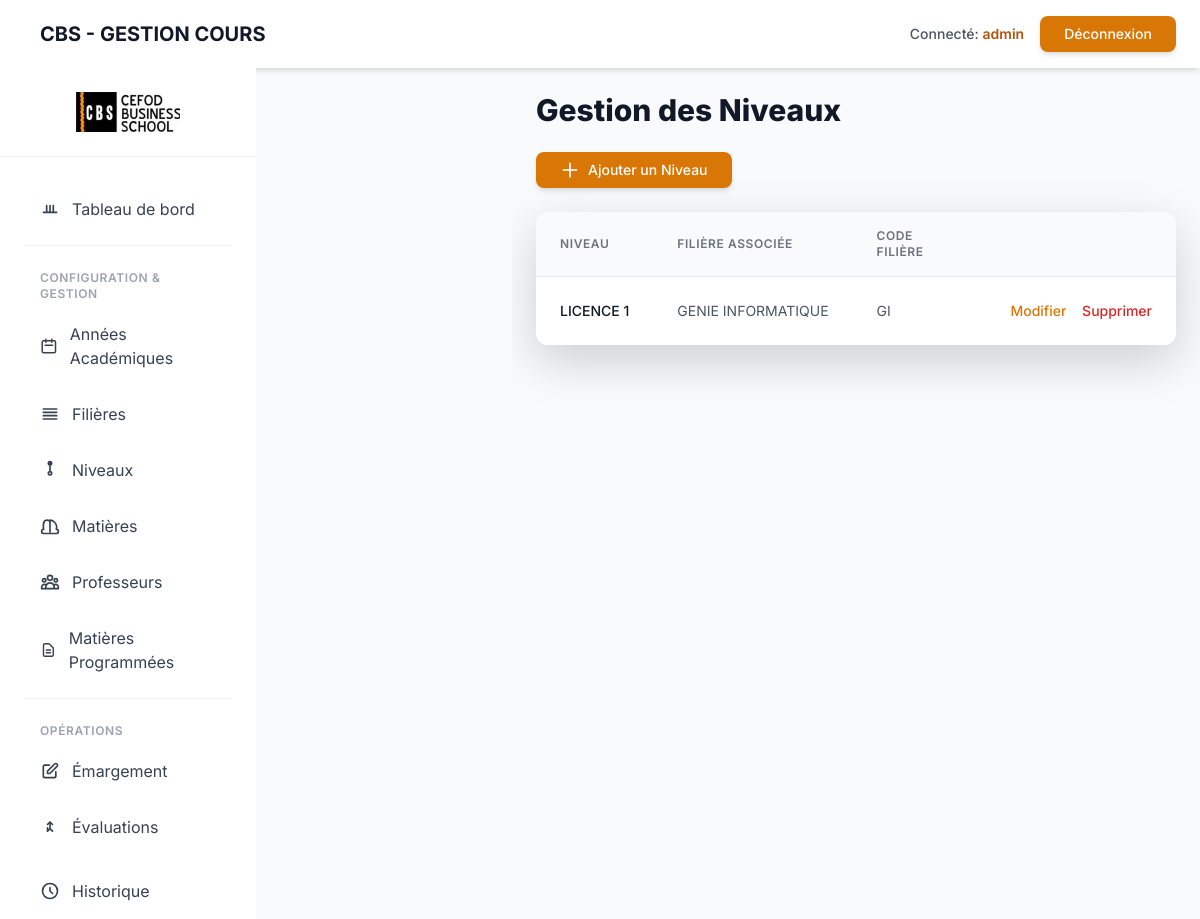
Page /ap/niveaux/ (signed in) on the earlier database version.
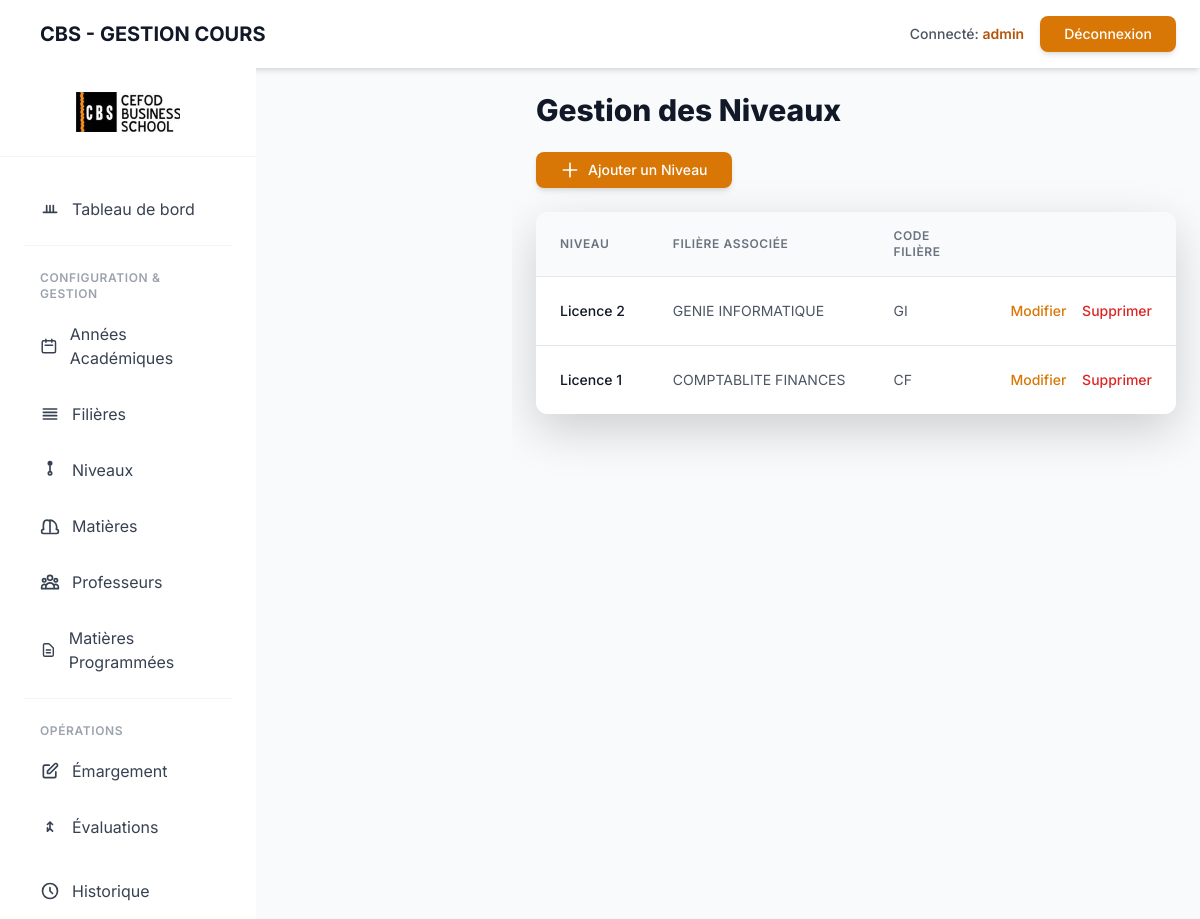
Same page on the later database version.
### gestion_cours/models.py (models this page shows, shortened)
class Niveau(models.Model):
    LIBELLE_CHOICES = [
        ('Licence', 'Licence'),
        ('Master', 'Master'),
    ]
    libelle = models.CharField(max_length=10, choices=LIBELLE_CHOICES)
    niv = models.IntegerField() # 1, 2 ou 3
    filiere = models.ForeignKey(Filiere, on_delete=models.CASCADE)
    class Meta:
        verbose_name_plural = "Niveaux"
        unique_together = ('libelle', 'filiere', 'niv')

class Filiere(models.Model):
    code = models.CharField(max_length=10, unique=True)
    libelle = models.CharField(max_length=100)
    class Meta:
        verbose_name_plural = "Filières"

### gestion_cours/views.py (the view)
# urls.py: path('ap/niveaux/', views.NiveauListView.as_view(), name='niveau_list'),
class NiveauListView(BaseAPView, ListView):
    model = Niveau
    template_name = 'gestion_cours/niveau_list.html'
    context_object_name = 'object_list'

### gestion_cours/mixins.py (called while the page is built)
    def dispatch(self, request, *args, **kwargs):
        is_assistant_peda = request.user.groups.filter(name='Assistant').exists()
        if not request.user.is_authenticated:
            return self.handle_no_permission()
        if not (request.user.is_superuser or is_assistant_peda):
            return redirect('gestion_cours:home')
        return super().dispatch(request, *args, **kwargs)

### gestion_cours/templates/gestion_cours/niveau_list.html (shortened to what this page needs)
{% extends 'base.html' %}
{% load static %}
{% block content %}
<h1 class="text-3xl font-extrabold text-gray-900 mb-6">Gestion des Niveaux</h1>
<div class="mb-4 flex justify-between items-center">
    <a href="{% url 'gestion_cours:niveau_create' %}" class="flex items-center text-sm font-medium text-white bg-amber-600 hover:bg-amber-700 py-2 px-4 rounded-lg transition duration-150 shadow-md">
        <svg class="w-5 h-5 mr-2" fill="none" stroke="currentColor" viewBox="0 0 24 24" xmlns="http://www.w3.org/2000/svg"><path stroke-linecap="round" stroke-linejoin="round" stroke-width="2" d="M12 4v16m8-8H4"></path></svg>
        Ajouter un Niveau
    </a>
</div>
<div class="bg-white rounded-xl shadow-lg overflow-hidden">
    {% if object_list %}
    <table class="min-w-full divide-y divide-gray-200">
        <thead class="bg-gray-50">
            <tr>
                <th scope="col" class="px-6 py-3 text-left text-xs font-semibold text-gray-500 uppercase tracking-wider">
                    Niveau
                </th>
                <th scope="col" class="px-6 py-3 text-left text-xs font-semibold text-gray-500 uppercase tracking-wider">
                    Filière Associée
                </th>
                <th scope="col" class="px-6 py-3 text-left text-xs font-semibold text-gray-500 uppercase tracking-wider">
                    Code Filière
                </th>
                <th scope="col" class="relative px-6 py-3">
                </th>
            </tr>
        </thead>
        <tbody class="bg-white divide-y divide-gray-200">
            {% for niveau in object_list %}
            <tr class="hover:bg-amber-50 transition duration-100">
                <td class="px-6 py-4 whitespace-nowrap text-sm font-medium text-gray-900">
                    {{ niveau.libelle }} {{ niveau.niv }}
                </td>
                <td class="px-6 py-4 whitespace-nowrap text-sm text-gray-600">
                    {{ niveau.filiere.libelle }}
                </td>
                <td class="px-6 py-4 whitespace-nowrap text-sm text-gray-600">
                    {{ niveau.filiere.code }}
                </td>
                <td class="px-6 py-4 whitespace-nowrap text-right text-sm font-medium space-x-3">
                    <a href="{% url 'gestion_cours:niveau_update' pk=niveau.pk %}" class="text-amber-600 hover:text-amber-800">
                        Modifier
                    </a>
                    <a href="{% url 'gestion_cours:niveau_delete' pk=niveau.pk %}" class="text-red-600 hover:text-red-800">
                        Supprimer
                    </a>
                </td>
            </tr>
            {% endfor %}
        </tbody>
    </table>
    {% endif %}
</div>
{% endblock content %}

Differences in the rows shown:
changed Niveau "GENIE INFORMATIQUE": libelle "LICENCE" → "Licence"; niv "1" → "2"
added Niveau: libelle "Licence", niv "1", filiere.libelle "COMPTABLITE FINANCES", filiere.code "CF"
